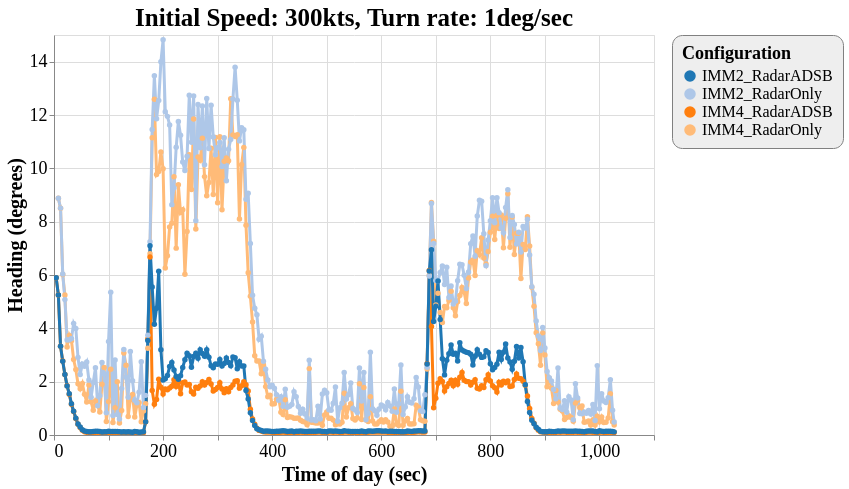

This figure's Vega-Lite source:
### Vega-Lite specification from a JSON file in a GitHub repository (floating-point values rounded to 4 significant figures; data arrays with more than 128 entries replaced by an {"elided": "..."} marker saying what was removed)
{"config": {"view": {"continuousWidth": 600, "continuousHeight": 400}, "axisX": {"labelFontSize": 18, "titleFontSize": 20}, "axisY": {"labelFontSize": 18, "titleFontSize": 20}, "font": "Times New Roman", "legend": {"cornerRadius": 10, "fillColor": "#EEEEEE", "labelFontSize": 16, "padding": 10, "strokeColor": "gray", "titleFontSize": 18}, "title": {"fontSize": 25}}, "data": {"name": "data-1b330d8702aff310a085179505c62327"}, "mark": {"type": "line", "point": true, "strokeWidth": 3}, "encoding": {"color": {"type": "ordinal", "field": "config", "scale": {"scheme": "category20"}, "title": "Configuration"}, "x": {"type": "quantitative", "field": "time", "title": "Time of day (sec)"}, "y": {"type": "quantitative", "field": "rmse_hdg", "scale": {"domain": [0, 15], "zero": false}, "title": "Heading (degrees)"}}, "selection": {"selector041": {"type": "interval", "bind": "scales", "encodings": ["x", "y"]}}, "title": "Initial Speed: 300kts, Turn rate: 1deg/sec", "$schema": "https://vega.github.io/schema/vega-lite/v4.8.1.json", "datasets": {"data-1b330d8702aff310a085179505c62327": {"elided": "1026 records"}}}
